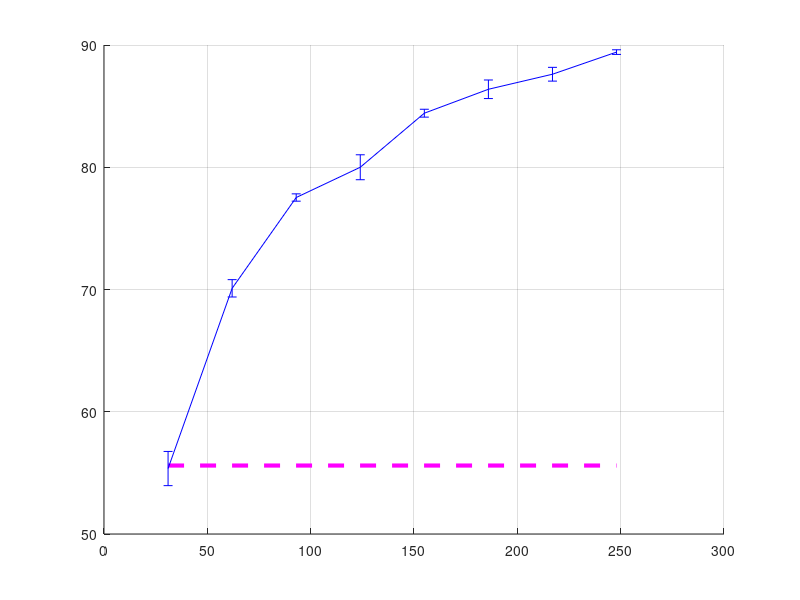

The MATLAB source for this figure: (Note: this script raises an error after producing the figure.)
data = load('vary_num_target_examples_webcam.mat');

%% gfk statistics
gfk_pts = [0];
gfk_mean = [mean(data.gfk)];
gfk_err = [1.96 * std(data.gfk) / sqrt(length(data.gfk))];

%% svm_t statistics
num_pts = length(data.svm_t);
svm_t_pts = (1:num_pts) * 31;
svm_t_mean = zeros(1, num_pts);
svm_t_err = zeros(1, num_pts);
for i = 1:num_pts
  svm_t_mean(i) = mean(data.svm_t{i});
  svm_t_err(i) = 1.96 * std(data.svm_t{i}) / length(data.svm_t{i});
end

%% daume statistics
num_pts = length(data.daume);
daume_pts = (1:num_pts) * 31;
daume_mean = zeros(1, num_pts);
daume_err = zeros(1, num_pts);
for i = 1:num_pts
  daume_mean(i) = mean(data.daume{i});
  daume_err(i) = 1.96 * std(data.daume{i}) / length(data.daume{i});
end

%% svm_s statistics (ha)
svm_s_x = [1, 8] * 31;
svm_s_y = [55.6, 55.6];

figure; grid on;
hold on;
%errorbar(gfk_pts, gfk_mean, gfk_err, 'LineWidth', 3);
plot(svm_s_x, svm_s_y, 'm--', 'LineWidth', 3);
errorbar(svm_t_pts, svm_t_mean, svm_t_err, 'b', 'LineWidth', 3);
errorbar(daume_pts, daume_mean, daume_err, 'r', 'LineWidth', 3);
axes = gca;
set(axes, 'XTick', svm_t_pts);
xlabel('Number of Labeled Target Examples', 'FontSize', 20);
xlim([0.5, 8.5] * 31);
ylabel('Multiclass Accuracy', 'FontSize', 20);
legend('source only', 'target only', 'DFE', 'Location', 'NorthWest');
legend BOXOFF
set(gca, 'FontSize', 18);
